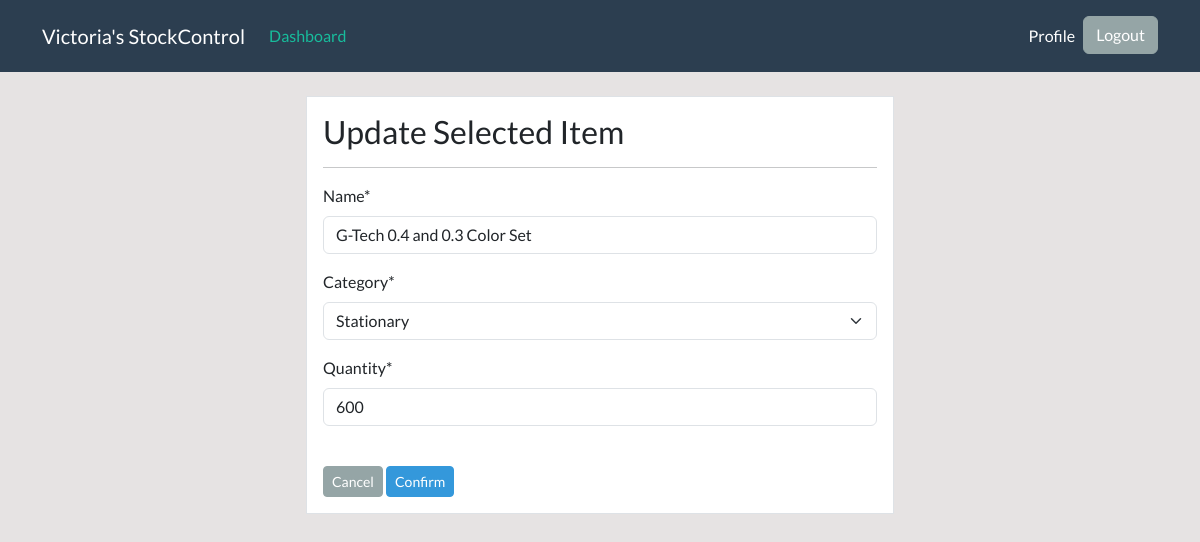
The app's page /product/edit/2/ (signed in) with its own data.
### dashboard/models.py (models this page shows, shortened)
class Product(models.Model):
    name = models.CharField(max_length=100,null=True)
    category = models.CharField(max_length=20, choices=CATEGORY, null=True)
    quantity = models.PositiveBigIntegerField(null=True)
    class Meta:
        verbose_name_plural = 'Product'

### dashboard/views.py (the view)
# urls.py: path('product/edit/<int:pk>/', views.product_edit,
def product_edit(request, pk):
    item = Product.objects.get(id=pk)
    if request.method == 'POST':
        form = ProductForm(request.POST, instance=item)
        if form.is_valid():
            form.save()
            return redirect('dashboard-product')
    else:
        form = ProductForm(instance=item)
    context = {
        'form': form,
    }
    return render(request, 'dashboard/product_edit.html', context)

### dashboard/forms.py
class ProductForm(forms.ModelForm):
    class Meta:
        model = Product
        fields = '__all__'

### templates/dashboard/product_edit.html (shortened to what this page needs)
{% extends 'component/basePage.html' %}
{% load crispy_forms_tags %}
{% block content %}
<div class="row my-4">
    <div class="col-md-6 offset-md-3">
        <div class="border p-3 bg-white">
            <h3>Update Selected Item</h3>
            <hr>
            <form method="POST">
                {{ form|crispy}}
                <br>
                <a class="btn btn-secondary btn-sm" href="{% url 'dashboard-product' %}">Cancel</a>
                <input class="btn btn-info btn-sm" type="submit" value="Confirm">
            </form>
        </div>
    </div>
</div>
{% endblock %}

### static/assets/style.css (style rules this page uses)
body { background: rgb(230, 227, 227); }

### records on screen
Product: name "G-Tech 0.4 and 0.3 Color Set", category "Stationary", quantity "600"
